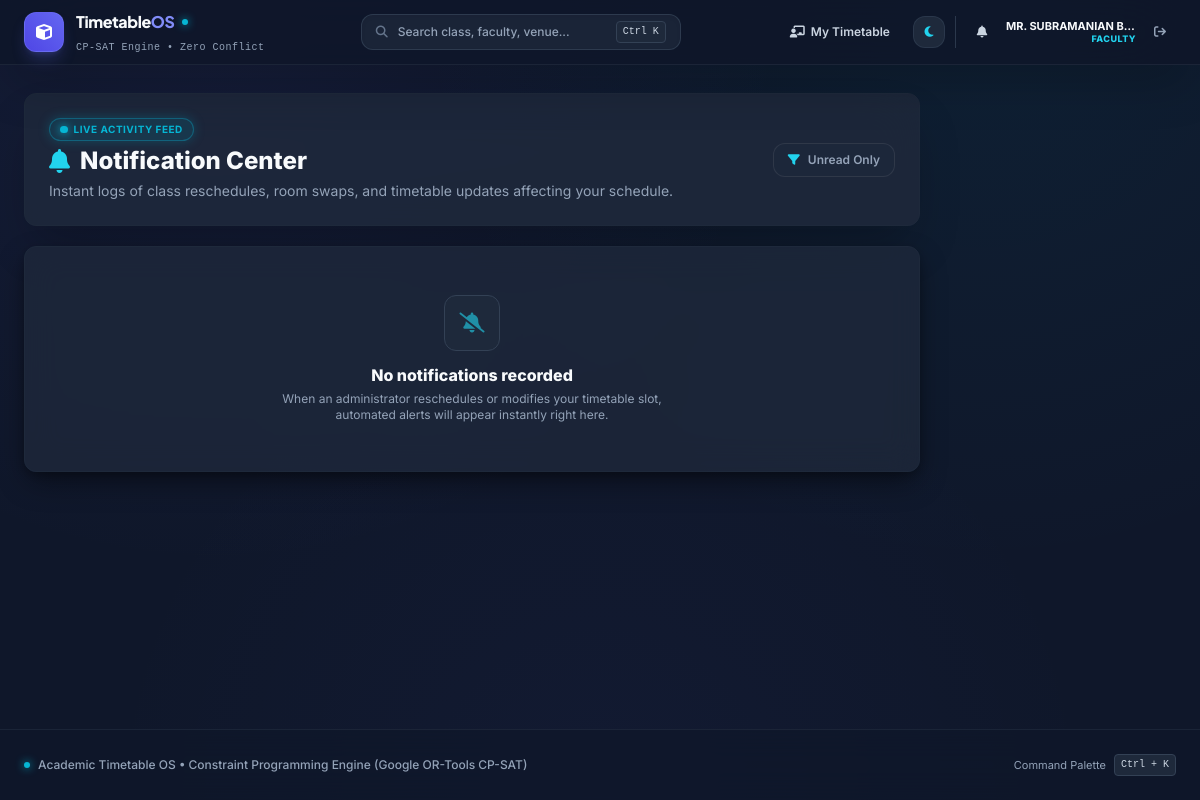
/notifications/ (signed in), run on an earlier commit of the app's database.
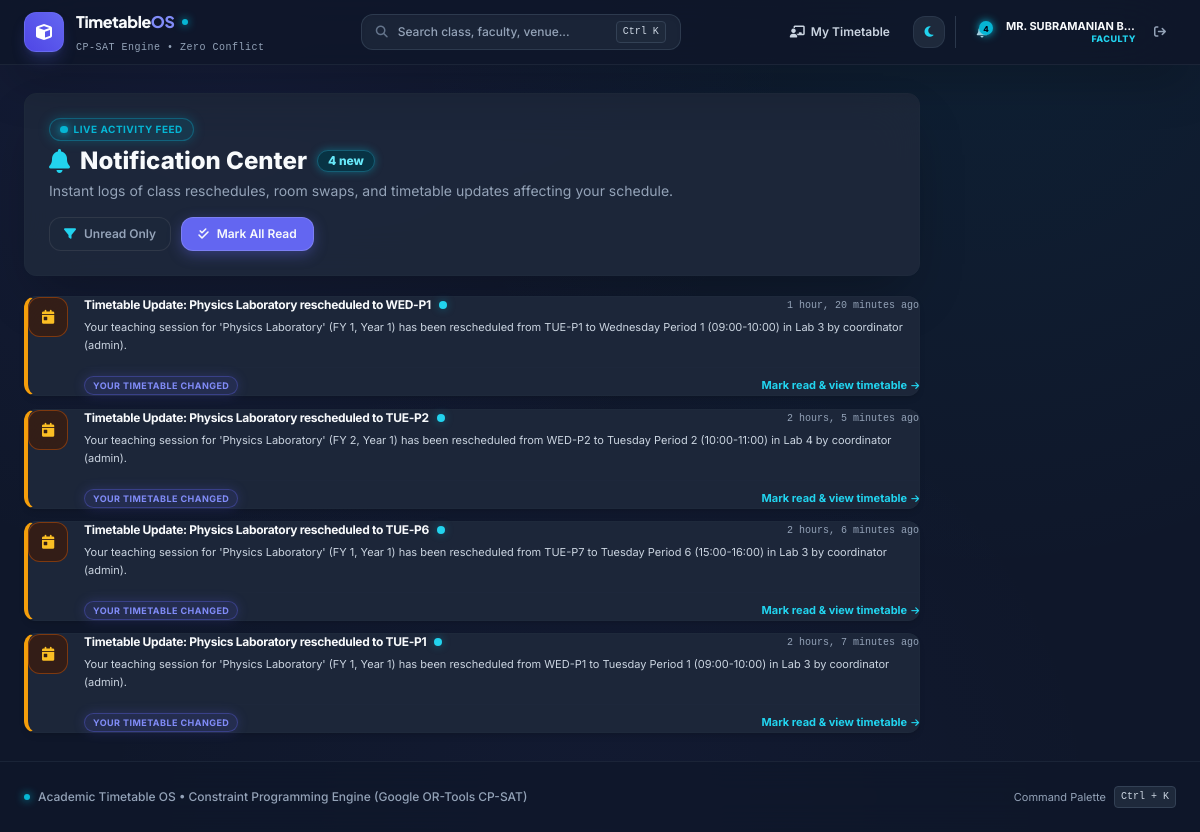
And on a later commit of the database.
### scheduler/models.py (models this page shows, shortened)
class Notification(models.Model):
    KIND_CHOICES = [
        ('ISSUE', 'Scheduling issue found'),
        ('PROPOSAL', 'A fix is awaiting your approval'),
        ('TIMETABLE_CHANGED', 'Your timetable changed'),
        ('RESOLVED', 'A problem was resolved'),
        ('SYSTEM', 'System message'),
    ]
    SEVERITY_CHOICES = [
        ('info', 'Information'),
        ('warning', 'Warning'),
        ('critical', 'Needs attention'),
        ('success', 'Good news'),
    ]
    recipient = models.ForeignKey(
        settings.AUTH_USER_MODEL, on_delete=models.CASCADE, related_name='notifications'
    )
    kind = models.CharField(max_length=24, choices=KIND_CHOICES, default='SYSTEM')
    severity = models.CharField(max_length=10, choices=SEVERITY_CHOICES, default='info')
    title = models.CharField(max_length=200)
    body = models.TextField(blank=True)
    url = models.CharField(max_length=200, blank=True)
    semester = models.ForeignKey(
        Semester, null=True, blank=True, on_delete=models.CASCADE, related_name='notifications'
    )
    proposal = models.ForeignKey(
        ProposedChange, null=True, blank=True, on_delete=models.SET_NULL,
        related_name='notifications',
    )
    is_read = models.BooleanField(default=False)
    created_at = models.DateTimeField(auto_now_add=True)
    class Meta:
        ordering = ['-created_at']
        indexes = [models.Index(fields=['recipient', 'is_read', '-created_at'])]

### scheduler/views.py (the view)
# urls.py: path('notifications/', views.notification_list_view, name='notifications'),
@login_required
def notification_list_view(request):
    queryset = Notification.objects.filter(recipient=request.user).select_related(
        "semester", "proposal"
    )
    if request.GET.get("filter") == "unread":
        queryset = queryset.filter(is_read=False)
    if request.method == "POST" and request.POST.get("action") == "mark_all_read":
        queryset.update(is_read=True)
        messages.success(request, "All notifications marked as read.")
        return redirect("scheduler:notifications")
    paginator = Paginator(queryset, 25)
    page = paginator.get_page(request.GET.get("page"))
    return render(
        request,
        "scheduler/notifications.html",
        {
            "page": page,
            "unread_count": queryset.filter(is_read=False).count(),
            "only_unread": request.GET.get("filter") == "unread",
        },
    )

### scheduler/context_processors.py (called while the page is built)
def navigation_context(request):
    user = getattr(request, "user", None)
    if user is None or not user.is_authenticated:
        return {"notifications_unread": 0, "unread_count": 0}
    unread = Notification.objects.filter(recipient=user, is_read=False).count()
    return {"notifications_unread": unread, "unread_count": unread}

### scheduler/templates/scheduler/notifications.html (shortened to what the changed rows need)
{% extends "scheduler/base.html" %}
{% block content %}
<div class="max-w-4xl space-y-5">
  <div class="card p-5 sm:p-6 flex flex-wrap items-center justify-between gap-4 bg-[#1E293B]/90 backdrop-blur-xl border border-slate-800 rounded-xl shadow-2xl">
    <div>
      <h1 class="text-xl sm:text-2xl font-extrabold text-[#F8FAFC] flex items-center gap-2.5">
        <i class="fa-solid fa-bell text-cyan-400"></i> Notification Center
        {% if unread_count %}
        <span class="px-2.5 py-0.5 rounded-full text-xs font-extrabold bg-cyan-950 text-cyan-300 border border-cyan-800 shadow-glow-cyan-sm">
          {{ unread_count }} new
        </span>
        {% endif %}
      </h1>
    </div>
    <div class="flex flex-wrap items-center gap-2.5">
      {% if unread_count %}
      <form method="POST" action="{% url 'scheduler:notifications_read_all' %}" class="js-confirm"
            data-confirm="Mark all {{ unread_count }} notification(s) as read?">
        <button class="btn-primary !text-xs !py-2 !px-4 !rounded-xl shadow-glow-indigo-sm">
          <i class="fa-solid fa-check-double"></i> Mark All Read
        </button>
      </form>
      {% endif %}
    </div>
  </div>
  {% if not page.object_list %}
    <div class="card p-12 text-center bg-[#1E293B]/80 border border-slate-800 rounded-xl">
      <div class="w-14 h-14 rounded-xl bg-slate-800 text-slate-400 border border-slate-700 grid place-items-center mx-auto text-xl mb-3">
        <i class="fa-solid fa-bell-slash text-cyan-400/60"></i>
      </div>
      <h2 class="text-base font-extrabold text-[#F8FAFC]">
        {% if only_unread %}Nothing unread{% else %}No notifications recorded{% endif %}
      </h2>
      <p class="text-xs text-slate-400 mt-1 max-w-sm mx-auto">
        When an administrator reschedules or modifies your timetable slot, automated alerts will appear instantly right here.
      </p>
    </div>
  {% else %}
    <div class="space-y-3">
      {% for note in page.object_list %}
      <div class="card p-4.5 flex gap-4 rounded-xl bg-[#1E293B]/90 backdrop-blur-xl border border-slate-800 shadow-md transition-all hover:border-slate-700
        {% if note.is_read %}opacity-60 hover:opacity-100{% else %}border-l-4 shadow-lg{% endif %}
        {% if note.severity == 'critical' %}border-l-rose-500
        {% elif note.severity == 'warning' %}border-l-amber-500
        {% elif note.severity == 'success' %}border-l-cyan-400
        {% else %}border-l-indigo-500{% endif %}">
        <div class="w-10 h-10 rounded-xl grid place-items-center shrink-0 border
          {% if note.severity == 'critical' %}bg-rose-950/60 text-rose-400 border-rose-800/80
          {% elif note.severity == 'warning' %}bg-amber-950/60 text-amber-400 border-amber-800/80
          {% elif note.severity == 'success' %}bg-cyan-950/60 text-cyan-400 border-cyan-800/80
          {% else %}bg-indigo-950/60 text-indigo-400 border-indigo-800/80{% endif %}">
          <i class="fa-solid
            {% if note.kind == 'ISSUE' %}fa-triangle-exclamation
            {% elif note.kind == 'PROPOSAL' %}fa-lightbulb
            {% elif note.kind == 'TIMETABLE_CHANGED' %}fa-calendar-day
            {% elif note.kind == 'RESOLVED' %}fa-circle-check
            {% else %}fa-circle-info{% endif %} text-sm"></i>
        </div>
        <div class="flex-1 min-w-0">
          <div class="flex flex-wrap items-center justify-between gap-2">
            <div class="flex items-center gap-2">
              <p class="text-xs font-bold text-[#F8FAFC] tracking-tight">{{ note.title }}</p>
              {% if not note.is_read %}
              <span class="w-2 h-2 rounded-full bg-cyan-400 shadow-glow-cyan-sm shrink-0"></span>
              {% endif %}
            </div>
            <span class="text-[10px] text-slate-400 font-mono">{{ note.created_at|timesince }} ago</span>
          </div>
          {% if note.body %}
          <p class="text-[11px] text-slate-300 leading-relaxed mt-1.5 whitespace-pre-line font-normal">{{ note.body }}</p>
          {% endif %}
          <div class="flex flex-wrap items-center justify-between gap-2 mt-3 pt-2 border-t border-slate-800/80">
            <span class="status-pill-indigo !text-[9px] !py-0.5 !px-2">{{ note.get_kind_display }}</span>
            {% if note.url %}
            <form method="POST" action="{% url 'scheduler:notification_read' note.pk %}" class="inline">
              <button class="text-[11px] font-bold text-cyan-400 hover:text-cyan-300 transition flex items-center gap-1">
                Mark read &amp; view timetable <i class="fa-solid fa-arrow-right text-[9px]"></i>
              </button>
            </form>
            {% endif %}
          </div>
        </div>
      </div>
      {% endfor %}
    </div>
  {% endif %}
</div>
{% endblock %}

### scheduler/templates/scheduler/base.html (shortened to what the changed rows need)
{% load static %}
<!DOCTYPE html>
<html lang="en" class="dark scroll-smooth">
<head>
  <script src="{% static 'scheduler/tailwind.js' %}"></script>
  <link rel="stylesheet" href="{% static 'scheduler/fa/all.min.css' %}">
</head>
<body class="bg-obsidian-studio min-h-screen flex flex-col text-slate-100 antialiased font-sans selection:bg-indigo-500 selection:text-white transition-colors duration-200">
<nav class="bg-[#0F172A]/90 backdrop-blur-2xl text-[#F8FAFC] border-b border-slate-800/80 sticky top-0 z-50 no-print shadow-2xl">
  <div class="max-w-7xl mx-auto px-4 sm:px-6 h-16 flex items-center justify-between gap-4">
    <div class="flex items-center gap-1.5 text-xs font-semibold">
      {% if user.is_authenticated %}
        <div class="flex items-center gap-2 ml-1 pl-2.5 border-l border-slate-700/80">
          <a href="{% url 'scheduler:notifications' %}" title="In-Portal Notification Center"
             class="relative w-8 h-8 rounded-xl text-slate-300 hover:text-white hover:bg-slate-800 transition flex items-center justify-center border border-transparent hover:border-slate-700/60">
            <i class="fa-solid fa-bell text-xs"></i>
            {% if notifications_unread %}
            <span class="absolute top-1 right-1 min-w-[14px] h-[14px] px-1 rounded-full bg-cyan-500 text-slate-950 text-[8px] font-extrabold grid place-items-center shadow-[0_0_8px_#06B6D4] animate-pulse">{{ notifications_unread }}</span>
            {% endif %}
          </a>
          <div class="hidden md:block text-right leading-tight max-w-[130px]">
            <span class="block text-[11px] font-bold text-[#F8FAFC] truncate">
              {% if user.teacher_profile %}{{ user.teacher_profile.name }}
              {% elif user.student_profile %}{{ user.student_profile.full_name }}
              {% else %}{{ user.username }}{% endif %}
            </span>
            <span class="block text-[9px] uppercase tracking-wider font-extrabold
              {% if user.is_superuser or user.is_staff %}text-rose-400{% elif user.teacher_profile %}text-cyan-400{% else %}text-emerald-400{% endif %}">
              {% if user.is_superuser or user.is_staff %}Admin{% elif user.teacher_profile %}Faculty{% else %}Student{% endif %}
            </span>
          </div>
          <form method="POST" action="{% url 'scheduler:logout' %}">
            <button type="submit" title="Sign out"
                    class="w-8 h-8 rounded-xl text-slate-400 hover:text-rose-300 hover:bg-slate-800 transition flex items-center justify-center border border-transparent hover:border-slate-700/60">
              <i class="fa-solid fa-arrow-right-from-bracket text-xs"></i>
            </button>
          </form>
        </div>
      {% else %}
        <div class="flex items-center gap-1.5 ml-2 pl-3 border-l border-slate-700/80">
          <a href="{% url 'scheduler:login' %}" class="btn-primary !text-xs !py-1.5">
            <i class="fa-solid fa-right-to-bracket text-xs"></i><span>Sign In</span>
          </a>
        </div>
      {% endif %}
    </div>
  </div>
</nav>
<main class="flex-grow max-w-7xl w-full mx-auto px-4 sm:px-6 py-7 animate-fade-in">
  {% block content %}{% endblock %}
</main>
</body>
</html>

What changed in the data, as far as the page shows it:
added Notification: title "Timetable Update: Physics Laboratory rescheduled to WED-P1", is_read False (drawn), created_at "1 hour, 20 minutes", body "Your teaching session for 'Physics Laboratory' (FY 1, Year 1) has been rescheduled from TUE-P1 to Wednesday Period 1 (09:00-10:00) in Lab 3 by coordinator (admin).", kind "YOUR TIMETABLE CHANGED", shows "Mark read & view timetable"
added Notification: title "Timetable Update: Physics Laboratory rescheduled to TUE-P2", is_read False (drawn), created_at "2 hours, 5 minutes", body "Your teaching session for 'Physics Laboratory' (FY 2, Year 1) has been rescheduled from WED-P2 to Tuesday Period 2 (10:00-11:00) in Lab 4 by coordinator (admin).", kind "YOUR TIMETABLE CHANGED", shows "Mark read & view timetable"
added Notification: title "Timetable Update: Physics Laboratory rescheduled to TUE-P6", is_read False (drawn), created_at "2 hours, 6 minutes", body "Your teaching session for 'Physics Laboratory' (FY 1, Year 1) has been rescheduled from TUE-P7 to Tuesday Period 6 (15:00-16:00) in Lab 3 by coordinator (admin).", kind "YOUR TIMETABLE CHANGED", shows "Mark read & view timetable"
added Notification: title "Timetable Update: Physics Laboratory rescheduled to TUE-P1", is_read False (drawn), created_at "2 hours, 7 minutes", body "Your teaching session for 'Physics Laboratory' (FY 1, Year 1) has been rescheduled from WED-P1 to Tuesday Period 1 (09:00-10:00) in Lab 3 by coordinator (admin).", kind "YOUR TIMETABLE CHANGED", shows "Mark read & view timetable"
Also different on the page:
{{ notifications_unread }}: (not shown) → "4"
{{ unread_count }}: (not shown) → "4"
text no longer shown: "No notifications recorded When an administrator reschedules or modifies your timetable slot, automated alerts will appear instantly right here."
text now shown: "new Mark All Read"
